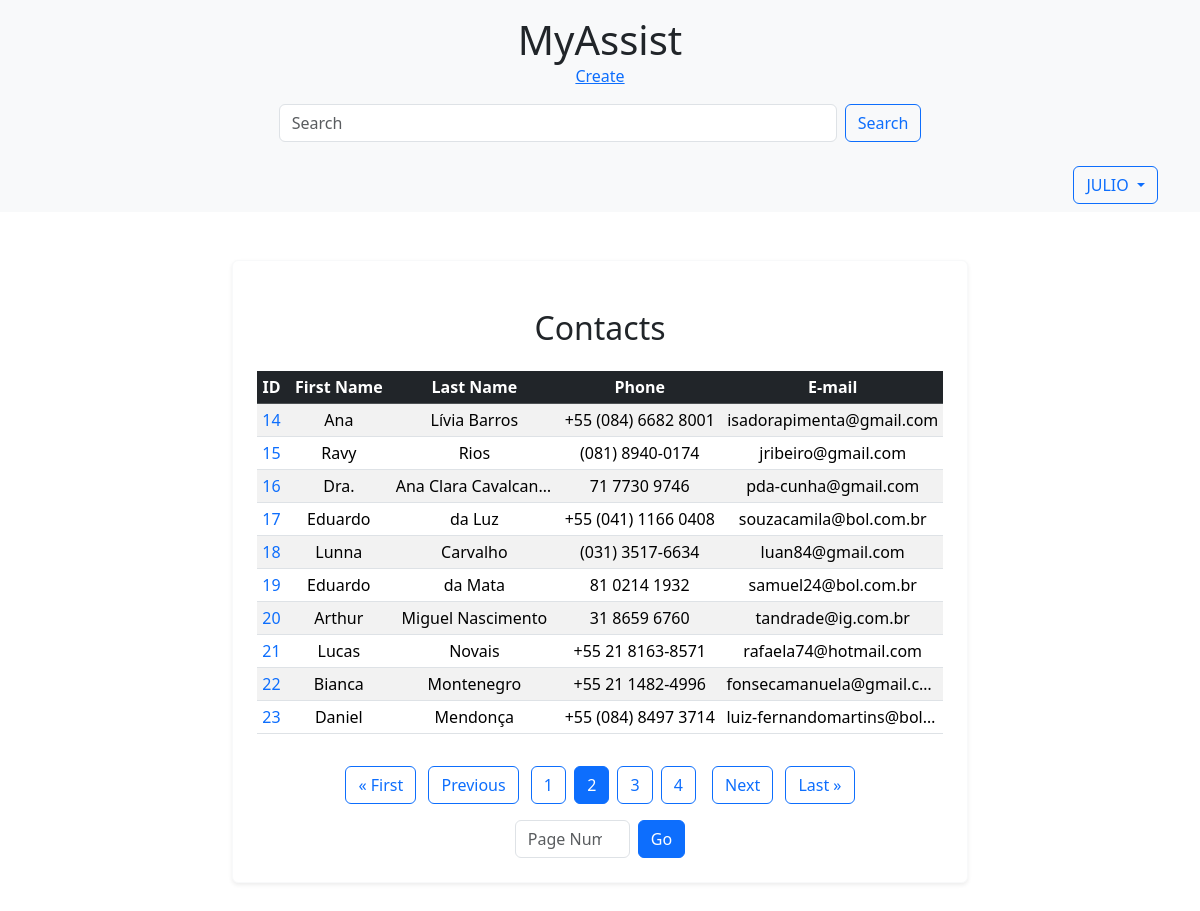
Page /home/?page=2&q= (signed in) on the committed database.
### accounts/models.py (models this page shows, shortened)
class User(AbstractBaseUser, PermissionsMixin):
    first_name = models.CharField(_("first name"), max_length=150, blank=True)
    email = models.EmailField(_("email address"), unique=True)
    is_staff = models.BooleanField(
        _("staff status"),
        default=False,
        help_text=_(
            "Designates whether the user can log into this admin site."),
    )
    is_active = models.BooleanField(
        _("active"),
        default=True,
        help_text=_(
            "Designates whether this user should be treated as active. "
            "Unselect this instead of deleting accounts."
        ),
    )
    date_joined = models.DateTimeField(_("date joined"), default=timezone.now)
    objects = UserManager()
    EMAIL_FIELD = "email"
    USERNAME_FIELD = "email"
    REQUIRED_FIELDS = []
    class Meta:
        verbose_name = _("user")
        verbose_name_plural = _("users")

class Account(models.Model):
    first_name = models.CharField(max_length=50)
    last_name = models.CharField(max_length=50, blank=True)
    phone = models.CharField(max_length=50)
    email = models.EmailField(max_length=254)
    created_date = models.DateTimeField(default=timezone.now)
    description = models.TextField(blank=True)
    show = models.BooleanField(default=True)
    picture = models.ImageField(blank=True, upload_to='pictures/%Y/%m/')
    category = models.ForeignKey(
        Category, on_delete=models.SET_NULL, blank=True, null=True)
    owner = models.ForeignKey(
        User, on_delete=models.SET_NULL, blank=True, null=True)

### accounts/views.py (the view)
# urls.py: path('home/', home, name='home'),
@login_required
def home(request):
    accounts = Account.objects.filter(show=True)
    paginator = Paginator(accounts, 10)
    page_number = request.GET.get("page")
    page_obj = paginator.get_page(page_number)
    print(accounts.query)
    context = {
        'page_obj': page_obj,
    }
    return render(request, 'accounts/home.html', context)

### accounts/templates/accounts/home.html (shortened to what this page needs)
{% extends "accounts/base.html" %}
{% block description %}
<div class="table-responsive">
    <table class="table table-striped table-hover table-sm">
        <h2 class="card-title mb-4">Contacts</h2>
        <thead class="table-dark">
            <tr>
                <th class="text-nowrap">ID</th>
                <th class="text-nowrap">First Name</th>
                <th class="text-nowrap">Last Name</th>
                <th class="text-nowrap">Phone</th>
                <th class="text-nowrap">E-mail</th>
            </tr>
        </thead>
        <tbody>
            {% for account in page_obj %}
            <tr>
                <td class="text-truncate text-nowrap" style="max-width: 100px;">
                    <a href="{% url 'contact' contact_id=account.id %}" class="text-primary text-decoration-none">
                        {{ account.id }}
                    </a>
                </td>
                <td class="text-truncate text-nowrap" style="max-width: 150px;">
                    {{ account.first_name }}
                </td>
                <td class="text-truncate text-nowrap" style="max-width: 150px;">
                    {{ account.last_name }}
                </td>
                <td class="text-truncate text-nowrap" style="max-width: 150px;">
                    {{ account.phone }}
                </td>
                <td class="text-truncate text-nowrap" style="max-width: 200px;">
                    {{ account.email }}
                </td>
            </tr>
            {% endfor %}
        </tbody>
    </table>
</div>
{% endblock %}

### accounts/templates/accounts/base.html (shortened to what this page needs)
{% load static %}
<!DOCTYPE html>
<html lang="en">
<head>
    <link href="{% static 'css/bootstrap.min.css' %}" rel="stylesheet">
</head>
<body>
    {% include 'accounts/header.html' %}
    <nav class="navbar navbar-expand-lg navbar-light bg-light">
        <div class="container">
            <div class="collapse navbar-collapse" id="navbarNav">
                {% if user.is_authenticated %}
                <div class="ms-auto">
                    <div class="dropdown">
                        <button class="btn btn-outline-primary dropdown-toggle" type="button" id="userDropdown"
                            data-bs-toggle="dropdown" aria-expanded="false">
                            {{ user.first_name }}
                        </button>
                    </div>
                </div>
                {% else %}
                <a class="btn btn-outline-primary ms-auto" href="{% url 'login' %}">Log In</a>
                {% endif %}
            </div>
        </div>
    </nav>
    <div class="container py-5">
        <div class="row justify-content-center">
            <div class="col-md-10 col-lg-8">
                <div class="card text-center shadow-sm border-light">
                    <div class="card-body p-4">
                        <p class="card-text mb-4">
                            {% block description %}{% endblock %}
                        </p>
                        {% include 'accounts/pagination.html' %}
                    </div>
                </div>
            </div>
        </div>
    </div>
</body>
</html>

### rows in the picture
User: first_name "JULIO"
Account: id "14", first_name "Ana", last_name "Lívia Barros", phone "+55 (084) 6682 8001", email "isadorapimenta@gmail.com"
Account: id "15", first_name "Ravy", last_name "Rios", phone "(081) 8940-0174", email "jribeiro@gmail.com"
Account: id "16", first_name "Dra.", last_name "Ana Clara Cavalcante", phone "71 7730 9746", email "pda-cunha@gmail.com"
Account: id "17", first_name "Eduardo", last_name "da Luz", phone "+55 (041) 1166 0408", email "souzacamila@bol.com.br"
Account: id "18", first_name "Lunna", last_name "Carvalho", phone "(031) 3517-6634", email "luan84@gmail.com"
Account: id "19", first_name "Eduardo", last_name "da Mata", phone "81 0214 1932", email "samuel24@bol.com.br"
Account: id "20", first_name "Arthur", last_name "Miguel Nascimento", phone "31 8659 6760", email "tandrade@ig.com.br"
Account: id "21", first_name "Lucas", last_name "Novais", phone "+55 21 8163-8571", email "rafaela74@hotmail.com"
Account: id "22", first_name "Bianca", last_name "Montenegro", phone "+55 21 1482-4996", email "fonsecamanuela@gmail.c…"
Account: id "23", first_name "Daniel", last_name "Mendonça", phone "+55 (084) 8497 3714", email "luiz-fernandomartins@bol…"

### other values in the picture
{{ num }} "1" "3" "4"
{{ num }} "2"
